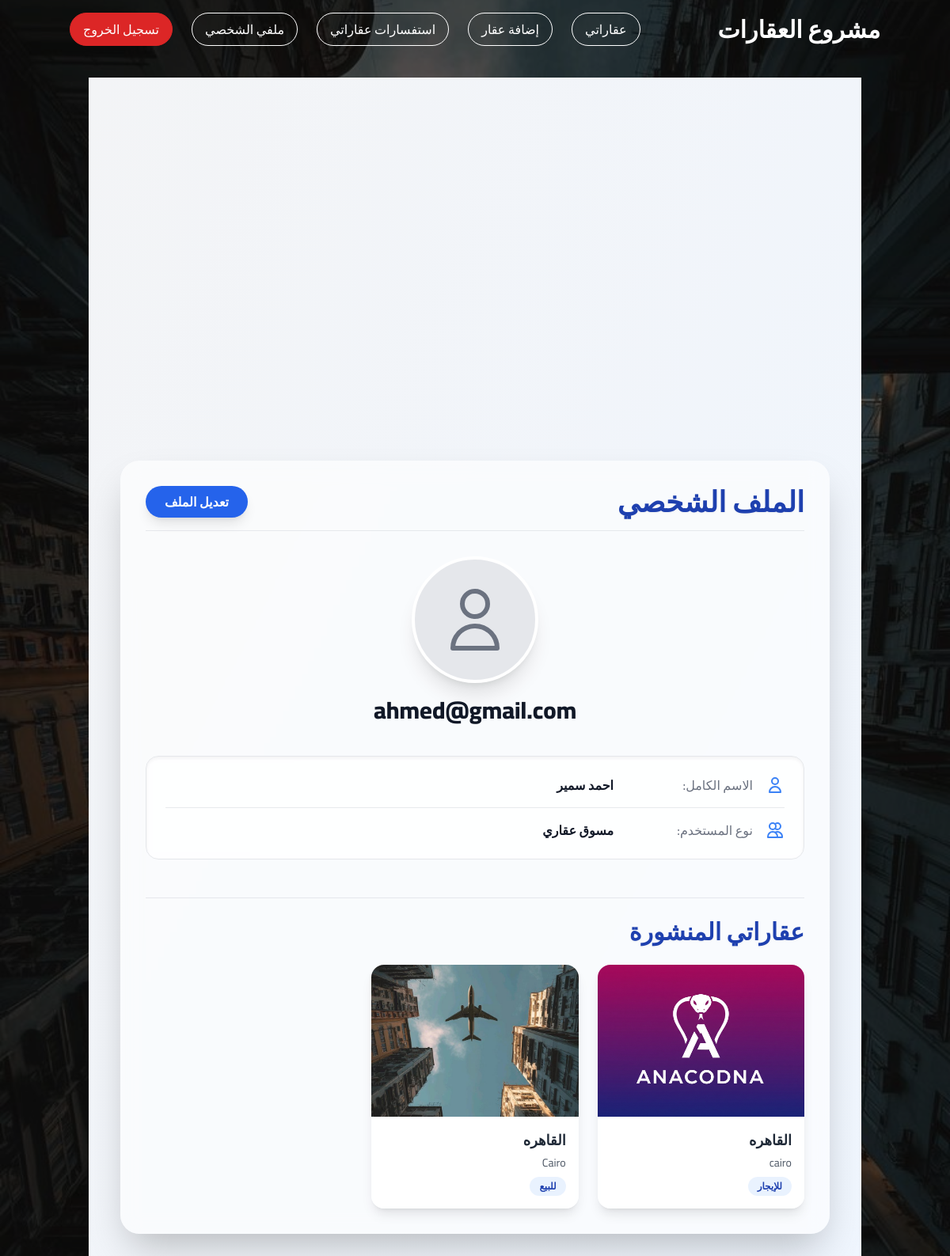
The page /users/profile/ (signed in) on the database its author committed.
### users/models.py (models this page shows, shortened)
class CustomUser(AbstractUser):
    is_realtor = models.BooleanField(default=False, verbose_name='هل هو تاجر عقارات؟')
    phone_number = models.CharField(max_length=20, blank=True, null=True, verbose_name='رقم الهاتف')
    profile_picture = models.ImageField(upload_to='profile_pics/', blank=True, null=True, verbose_name='الصورة الشخصية')
    bio = models.TextField(blank=True, null=True, verbose_name='نبذة تعريفية')
    class Meta:
        verbose_name = 'مستخدم'
        verbose_name_plural = 'المستخدمون'

### properties/models.py (models this page shows, shortened)
class Property(models.Model):
    PROPERTY_TYPES = (
        ('apartment', 'شقة'),
        ('villa', 'فيلا'),
        ('land', 'أرض'),
        ('commercial', 'محل/مكتب'),
        ('chalet', 'شاليه'),
        ('other', 'أخرى'),
    )
    PROPERTY_STATUS = (
        ('for_sale', 'للبيع'),
        ('for_rent', 'للإيجار'),
    )
    owner = models.ForeignKey(User, on_delete=models.CASCADE, related_name='properties_owned', verbose_name='المالك')
    title = models.CharField(max_length=200, verbose_name='عنوان العقار')
    description = models.TextField(verbose_name='الوصف')
    property_type = models.CharField(max_length=50, choices=PROPERTY_TYPES, verbose_name='نوع العقار')
    status = models.CharField(max_length=50, choices=PROPERTY_STATUS, verbose_name='الحالة')
    price = models.DecimalField(max_digits=12, decimal_places=2, verbose_name='السعر') # DecimalField للأرقام العشرية زي الأسعار
    area = models.DecimalField(max_digits=10, decimal_places=2, help_text='بالمتر المربع', verbose_name='المساحة')
    bedrooms = models.IntegerField(default=0, verbose_name='عدد غرف النوم')
    bathrooms = models.IntegerField(default=0, verbose_name='عدد الحمامات')
    location_address = models.CharField(max_length=255, verbose_name='العنوان بالتفصيل')
    city = models.CharField(max_length=100, verbose_name='المدينة')
    district = models.CharField(max_length=100, blank=True, null=True, verbose_name='الحي/المنطقة')
    latitude = models.DecimalField(max_digits=22, decimal_places=16, blank=True, null=True, verbose_name='خط العرض')
    longitude = models.DecimalField(max_digits=22, decimal_places=16, blank=True, null=True, verbose_name='خط الطول')
    published_date = models.DateTimeField(default=timezone.now, verbose_name='تاريخ النشر')
    updated_date = models.DateTimeField(auto_now=True, verbose_name='تاريخ التحديث')
    is_published = models.BooleanField(default=True, verbose_name='منشور')
    features = models.ManyToManyField('Feature', blank=True, related_name='properties', verbose_name='المميزات')
    slug = models.SlugField(unique=True, max_length=255, blank=True, verbose_name='الرابط المخصص')
    class Meta:
        verbose_name = 'عقار'
        verbose_name_plural = 'عقارات'
        ordering = ['-published_date'] # ترتيب العقارات تنازلياً حسب تاريخ النشر

class PropertyImage(models.Model):
    property = models.ForeignKey(Property, on_delete=models.CASCADE, related_name='images', verbose_name='العقار')
    image = models.ImageField(upload_to='properties/%Y/%m/%d/', verbose_name='صورة') # هيتم رفع الصور في media/properties/السنة/الشهر/اليوم/
    is_main = models.BooleanField(default=False, verbose_name='الصورة الرئيسية') # لو في صورة رئيسية للعرض
    class Meta:
        verbose_name = 'صورة عقار'
        verbose_name_plural = 'صور عقارات'

### users/views.py (the view)
# urls.py: path('profile/', views.profile_view, name='profile'),
@login_required
def profile_view(request):
    user_properties = request.user.properties_owned.all()
    return render(request, 'users/profile.html', {
        'user_obj': request.user,
        'user_properties': user_properties,
    })

### users/templates/users/profile.html (shortened to what this page needs)
{% extends 'base.html' %}
{% load static %}
{% block content %}
<div class="min-h-screen p-4 md:p-8 bg-gradient-to-br from-gray-100 to-blue-50 flex items-center justify-center">
    <div class="max-w-4xl mx-auto w-full p-8 bg-white/60 backdrop-blur-md rounded-3xl shadow-2xl my-8">
        <div class="flex items-center justify-between mb-8 pb-4 border-b border-gray-300/50">
            <h1 class="text-4xl font-extrabold text-blue-800 drop-shadow-sm">الملف الشخصي</h1>
            <a href="{% url 'users:profile_edit' %}" class="px-6 py-2 bg-blue-600 text-white font-bold rounded-full shadow-lg hover:bg-blue-700 transition-all duration-300 transform hover:scale-105">
                تعديل الملف
            </a>
        </div>
        <div class="flex flex-col items-center mb-10">
            {% if user_obj.profile_picture %}
            <img src="{{ user_obj.profile_picture.url }}" alt="صورة الملف الشخصي" class="w-40 h-40 rounded-full object-cover shadow-xl border-4 border-white transform transition-transform duration-300 hover:scale-110">
            {% else %}
            <div class="w-40 h-40 rounded-full bg-gray-200 flex items-center justify-center text-gray-500 shadow-xl border-4 border-white">
                <svg xmlns="http://www.w3.org/2000/svg" class="h-24 w-24" fill="none" viewBox="0 0 24 24" stroke="currentColor" stroke-width="1.5">
                    <path stroke-linecap="round" stroke-linejoin="round" d="M16 7a4 4 0 11-8 0 4 4 0 018 0zM12 14a7 7 0 00-7 7h14a7 7 0 00-7-7z" />
                </svg>
            </div>
            {% endif %}
            <h2 class="text-3xl font-extrabold text-gray-900 mt-4">{{ user_obj.username }}</h2>
        </div>
        <div class="space-y-4 p-6 bg-white/50 backdrop-blur-sm rounded-2xl border border-gray-200 shadow-inner">
            <div class="flex items-center gap-4 border-b border-gray-300/50 pb-4">
                <svg xmlns="http://www.w3.org/2000/svg" class="h-6 w-6 text-blue-500" fill="none" viewBox="0 0 24 24" stroke="currentColor" stroke-width="2">
                    <path stroke-linecap="round" stroke-linejoin="round" d="M16 7a4 4 0 11-8 0 4 4 0 018 0zM12 14a7 7 0 00-7 7h14a7 7 0 00-7-7z" />
                </svg>
                <div class="text-gray-500 font-medium w-40">الاسم الكامل:</div>
                <div class="text-gray-900 font-bold flex-1">{{ user_obj.first_name }} {{ user_obj.last_name }}</div>
            </div>
            <div class="flex items-center gap-4">
                <svg xmlns="http://www.w3.org/2000/svg" class="h-6 w-6 text-blue-500" fill="none" viewBox="0 0 24 24" stroke="currentColor" stroke-width="2">
                    <path stroke-linecap="round" stroke-linejoin="round" d="M12 4.354a4 4 0 110 5.292M15 21H3v-1a6 6 0 0112 0v1zm0 0h6v-1a6 6 0 00-9-5.197M13 7a4 4 0 11-8 0 4 4 0 018 0z" />
                </svg>
                <div class="text-gray-500 font-medium w-40">نوع المستخدم:</div>
                <div class="text-gray-900 font-bold flex-1">
                    {% if user_obj.is_realtor %}
                        مسوق عقاري
                    {% else %}
                        مستخدم عادي
                    {% endif %}
                </div>
            </div>
        </div>
        <div class="mt-12 pt-6 border-t border-gray-300/50">
            <h2 class="text-3xl font-extrabold text-blue-800 drop-shadow-sm mb-6">عقاراتي المنشورة</h2>
            {% if user_properties %}
                <div class="grid grid-cols-1 md:grid-cols-2 lg:grid-cols-3 gap-6">
                    {% for property in user_properties %}
                        <a href="{% if property.slug %}{% url 'properties:update_property' slug=property.slug %}{% else %}{% url 'properties:update_property_by_id' pk=property.pk %}{% endif %}"
                           class="block bg-white/70 backdrop-blur-sm rounded-2xl shadow-lg hover:shadow-xl transition-shadow duration-300 transform hover:scale-105">
                            <img src="{% if property.images.first %}{{ property.images.first.image.url }}{% else %}{% static 'images/placeholder.jpg' %}{% endif %}"
                                 alt="{{ property.title }}"
                                 class="w-full h-48 object-cover rounded-t-2xl">
                            <div class="p-4">
                                <h3 class="text-lg font-bold text-gray-800 truncate">{{ property.title }}</h3>
                                <p class="text-sm text-gray-600 mt-1">{{ property.city }}</p>
                                <span class="inline-block bg-blue-100/60 text-blue-800 text-xs px-3 py-1 rounded-full mt-2 font-semibold">
                                    {{ property.get_status_display }}
                                </span>
                            </div>
                        </a>
                    {% endfor %}
                </div>
            {% endif %}
        </div>
    </div>
</div>
{% endblock %}

### rows shown on the page
CustomUser: username "ahmed@gmail.com", first_name "احمد", last_name "سمير"
Property: images.first.image (picture), title "القاهره", city "cairo", status "للإيجار"
Property: images.first.image (picture), title "القاهره", city "Cairo", status "للبيع"
